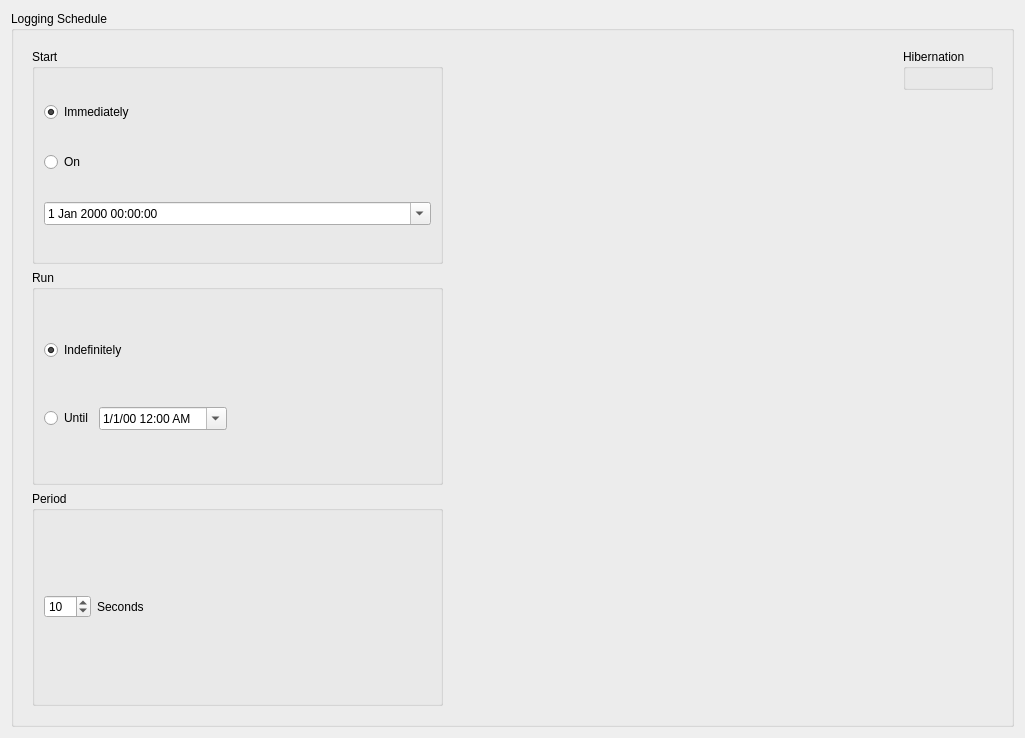
<?xml version="1.0" encoding="UTF-8"?>
<ui version="4.0">
 <class>Schedule</class>
 <widget class="QWidget" name="Schedule">
  <property name="geometry">
   <rect>
    <x>0</x>
    <y>0</y>
    <width>1025</width>
    <height>738</height>
   </rect>
  </property>
  <property name="windowTitle">
   <string>Form</string>
  </property>
  <layout class="QVBoxLayout" name="verticalLayout">
   <item>
    <widget class="QGroupBox" name="groupBox">
     <property name="title">
      <string>Logging Schedule</string>
     </property>
     <layout class="QHBoxLayout" name="horizontalLayout_2">
      <item>
       <widget class="QWidget" name="widget_3" native="true">
        <layout class="QVBoxLayout" name="verticalLayout_5">
         <item>
          <widget class="QGroupBox" name="startGroup">
           <property name="toolTip">
            <string>Set data collection starting conditions.</string>
           </property>
           <property name="title">
            <string>Start</string>
           </property>
           <layout class="QVBoxLayout" name="verticalLayout_14">
            <item>
             <widget class="QRadioButton" name="StartNow">
              <property name="toolTip">
               <string>Start data collection as soon as possible.</string>
              </property>
              <property name="text">
               <string>Immediately</string>
              </property>
              <property name="checked">
               <bool>true</bool>
              </property>
             </widget>
            </item>
            <item>
             <layout class="QHBoxLayout" name="horizontalLayout_12">
              <item>
               <widget class="QRadioButton" name="StartOn">
                <property name="toolTip">
                 <string>Start data collection at a specific time.</string>
                </property>
                <property name="text">
                 <string>On   </string>
                </property>
               </widget>
              </item>
              <item>
               <spacer name="horizontalSpacer_3">
                <property name="orientation">
                 <enum>Qt::Horizontal</enum>
                </property>
                <property name="sizeHint" stdset="0">
                 <size>
                  <width>40</width>
                  <height>20</height>
                 </size>
                </property>
               </spacer>
              </item>
             </layout>
            </item>
            <item>
             <widget class="QDateTimeEdit" name="StartDateTime">
              <property name="toolTip">
               <string>Programmed date/time to start data collection (UTC)</string>
              </property>
              <property name="calendarPopup">
               <bool>true</bool>
              </property>
             </widget>
            </item>
           </layout>
          </widget>
         </item>
         <item>
          <widget class="QGroupBox" name="runGroup">
           <property name="enabled">
            <bool>true</bool>
           </property>
           <property name="toolTip">
            <string>Set data collection ending conditions.</string>
           </property>
           <property name="title">
            <string>Run</string>
           </property>
           <layout class="QVBoxLayout" name="verticalLayout_13">
            <item>
             <widget class="QRadioButton" name="RunIndefinitely">
              <property name="toolTip">
               <string>Collect data for as long as possible, until either battery or storage runs out.</string>
              </property>
              <property name="text">
               <string>Indefinitely</string>
              </property>
              <property name="checked">
               <bool>true</bool>
              </property>
             </widget>
            </item>
            <item>
             <layout class="QHBoxLayout" name="endDateTimePicker">
              <item>
               <widget class="QRadioButton" name="RunUntil">
                <property name="toolTip">
                 <string>Stop collecting data at a specific time.</string>
                </property>
                <property name="text">
                 <string>Until</string>
                </property>
               </widget>
              </item>
              <item>
               <widget class="QDateTimeEdit" name="EndDateTime">
                <property name="toolTip">
                 <string>Programmed date/time to halt data collection (UTC)</string>
                </property>
                <property name="displayFormat">
                 <string>M/d/yy h:00 AP</string>
                </property>
                <property name="calendarPopup">
                 <bool>true</bool>
                </property>
               </widget>
              </item>
              <item>
               <spacer name="horizontalSpacer">
                <property name="orientation">
                 <enum>Qt::Horizontal</enum>
                </property>
                <property name="sizeHint" stdset="0">
                 <size>
                  <width>40</width>
                  <height>20</height>
                 </size>
                </property>
               </spacer>
              </item>
             </layout>
            </item>
           </layout>
          </widget>
         </item>
         <item>
          <widget class="QGroupBox" name="periodGroup">
           <property name="toolTip">
            <string>Set Data Sample Period</string>
           </property>
           <property name="title">
            <string>Period</string>
           </property>
           <layout class="QHBoxLayout" name="horizontalLayout">
            <item>
             <widget class="QSpinBox" name="period">
              <property name="toolTip">
               <string>Data sample period</string>
              </property>
              <property name="minimum">
               <number>1</number>
              </property>
              <property name="maximum">
               <number>300</number>
              </property>
              <property name="singleStep">
               <number>10</number>
              </property>
              <property name="value">
               <number>10</number>
              </property>
             </widget>
            </item>
            <item>
             <widget class="QLabel" name="label">
              <property name="text">
               <string>Seconds</string>
              </property>
             </widget>
            </item>
            <item>
             <spacer name="horizontalSpacer_2">
              <property name="orientation">
               <enum>Qt::Horizontal</enum>
              </property>
              <property name="sizeHint" stdset="0">
               <size>
                <width>40</width>
                <height>20</height>
               </size>
              </property>
             </spacer>
            </item>
           </layout>
          </widget>
         </item>
        </layout>
       </widget>
      </item>
      <item>
       <spacer name="horizontalSpacer_4">
        <property name="orientation">
         <enum>Qt::Horizontal</enum>
        </property>
        <property name="sizeHint" stdset="0">
         <size>
          <width>436</width>
          <height>20</height>
         </size>
        </property>
       </spacer>
      </item>
      <item>
       <widget class="QWidget" name="widget_4" native="true">
        <layout class="QVBoxLayout" name="verticalLayout_6">
         <item>
          <widget class="QGroupBox" name="hibernationGroup">
           <property name="title">
            <string>Hibernation</string>
           </property>
           <layout class="QVBoxLayout" name="verticalLayout_2"/>
          </widget>
         </item>
         <item>
          <spacer name="verticalSpacer_5">
           <property name="orientation">
            <enum>Qt::Vertical</enum>
           </property>
           <property name="sizeHint" stdset="0">
            <size>
             <width>20</width>
             <height>40</height>
            </size>
           </property>
          </spacer>
         </item>
        </layout>
       </widget>
      </item>
     </layout>
    </widget>
   </item>
  </layout>
 </widget>
 <resources/>
 <connections/>
 <buttongroups>
  <buttongroup name="startButtons"/>
  <buttongroup name="runButtons"/>
 </buttongroups>
</ui>
